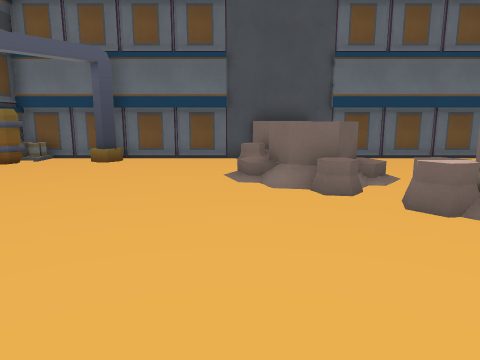
View 1 (above)

15 first-person views from a walk through a 3-D level made in the Godot game engine. The camera is 1.5 m above the floor, tilts 10° down and sees 70° across. The floor is counted in squares, 1 m on a side. Each view is taken from the middle of a square. On the plan, view 1 faces up. The plan holds only what a view shows up to about 16 squares ahead; the rest is blank. Some surface patterns are stand-ins.

View 2
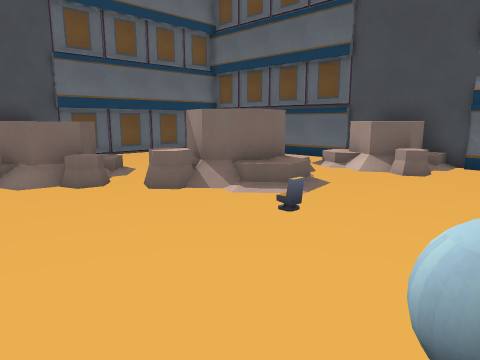

View 3
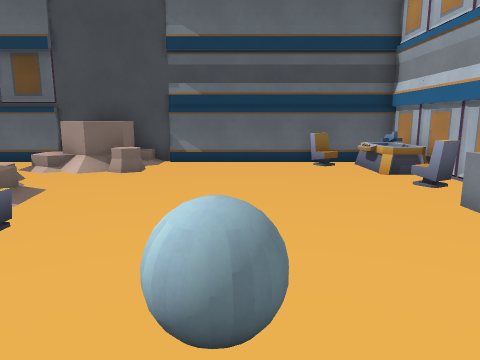

View 4
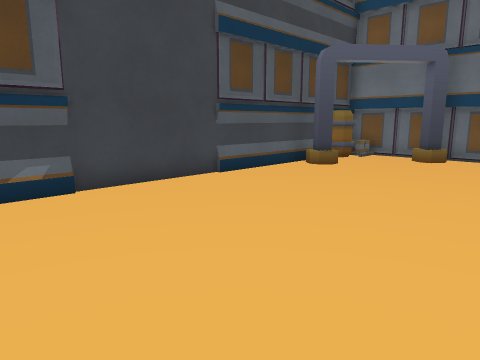

View 5
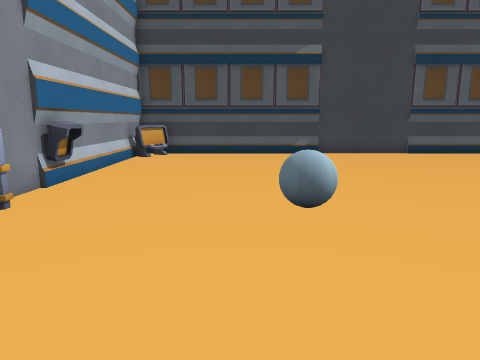

View 6
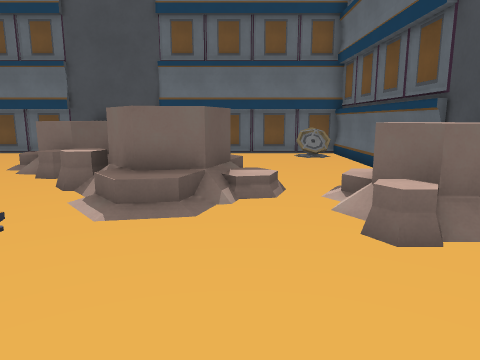

View 7
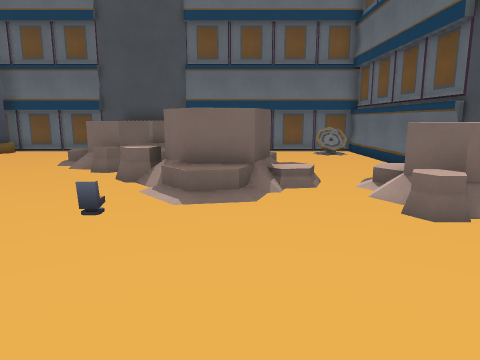

View 8
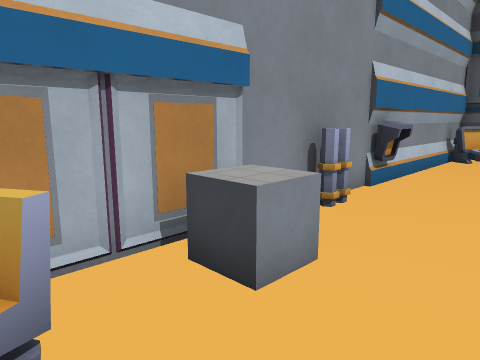

View 9
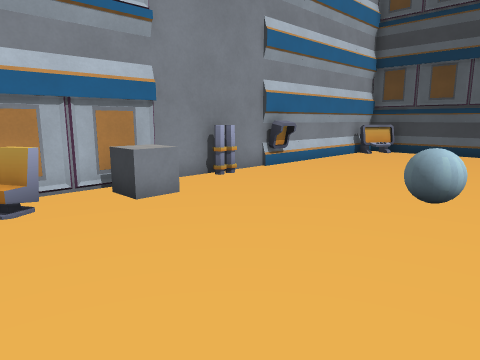

View 10
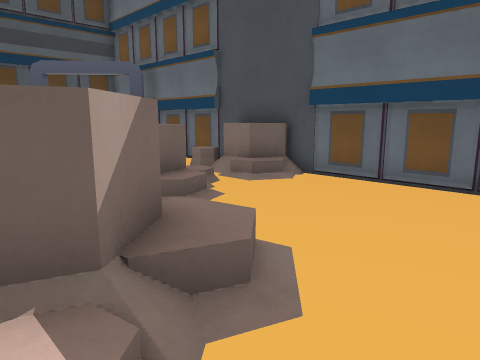

View 11
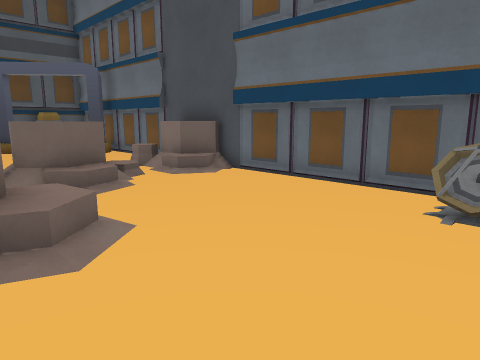

View 12
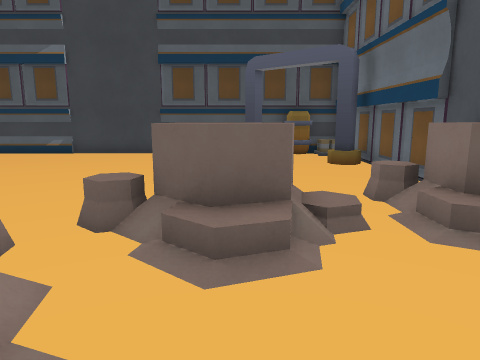

View 13
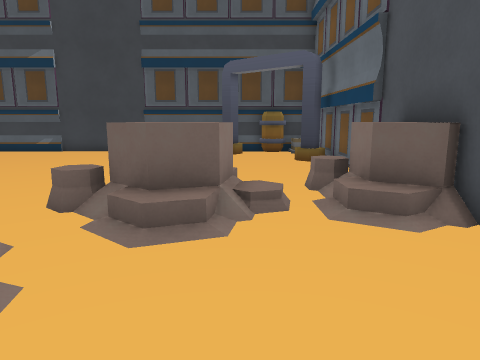

View 14
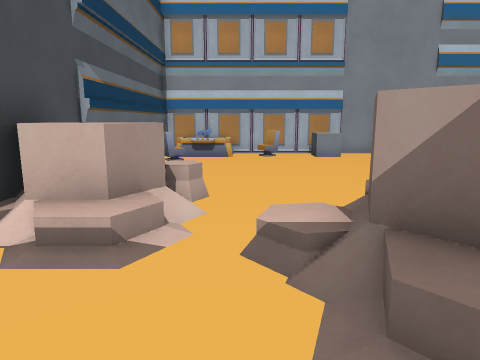

View 15
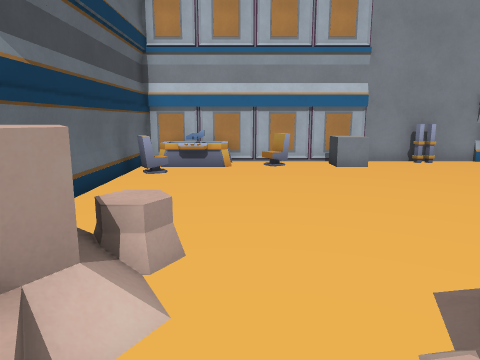

### Floor plan
Key: @ floor where view 1 was taken; # wall or solid block; . floor; / step, stairs or slope; = window, fence, low wall or low ledge; ^ raised ledge; R rock; B barrel; C container; A ball; H chair; O other object.
Columns run from 9 left of view 1 to 12 right of it. Each row starts with its distance up from view 1.
 14 ##########RR##########
 13 #B..#..../RR/......./#
 12 #C......./RR/......O/#
 11 #C................../#
 10 ##........ R/......./#
  9 ##......./RRR/....../#
  8 #.........RR/......./#
  7 #..........R./RRO.../#
  6 #...........RRRRR.../#
  5 #...........//RRR// /#
  4 #............/ O/./RR#
  3 #.................RRR#
  2 #.................R//#
  1 #.................../#
  0 #........@........../#
 -1 #.........A........./#
 -2 #.................../#
 -3 #.................../#
 -4 #................../H
 -5 ##...........^^.H.^^#
 -6 ##=.....#.##.^..H.^^#
 -7   ###################

Where each view was taken, in squares from view 1:
view 1: 0 up, 0 right, facing up
view 2: 1 down, 1 left, facing up-right
view 3: 1 down, 1 left, facing right
view 4: 1 down, 1 left, facing up-left
view 5: 2 down, 7 right, facing left
view 6: 2 down, 7 right, facing up
view 7: 3 down, 6 right, facing up
view 8: 3 down, 7 right, facing down-left
view 9: 1 up, 8 right, facing down-left
view 10: 5 up, 9 right, facing up-left
view 11: 6 up, 11 right, facing up-left
view 12: 9 up, 7 right, facing left
view 13: 10 up, 8 right, facing left
view 14: 9 up, 8 right, facing down
view 15: 6 up, 8 right, facing down
